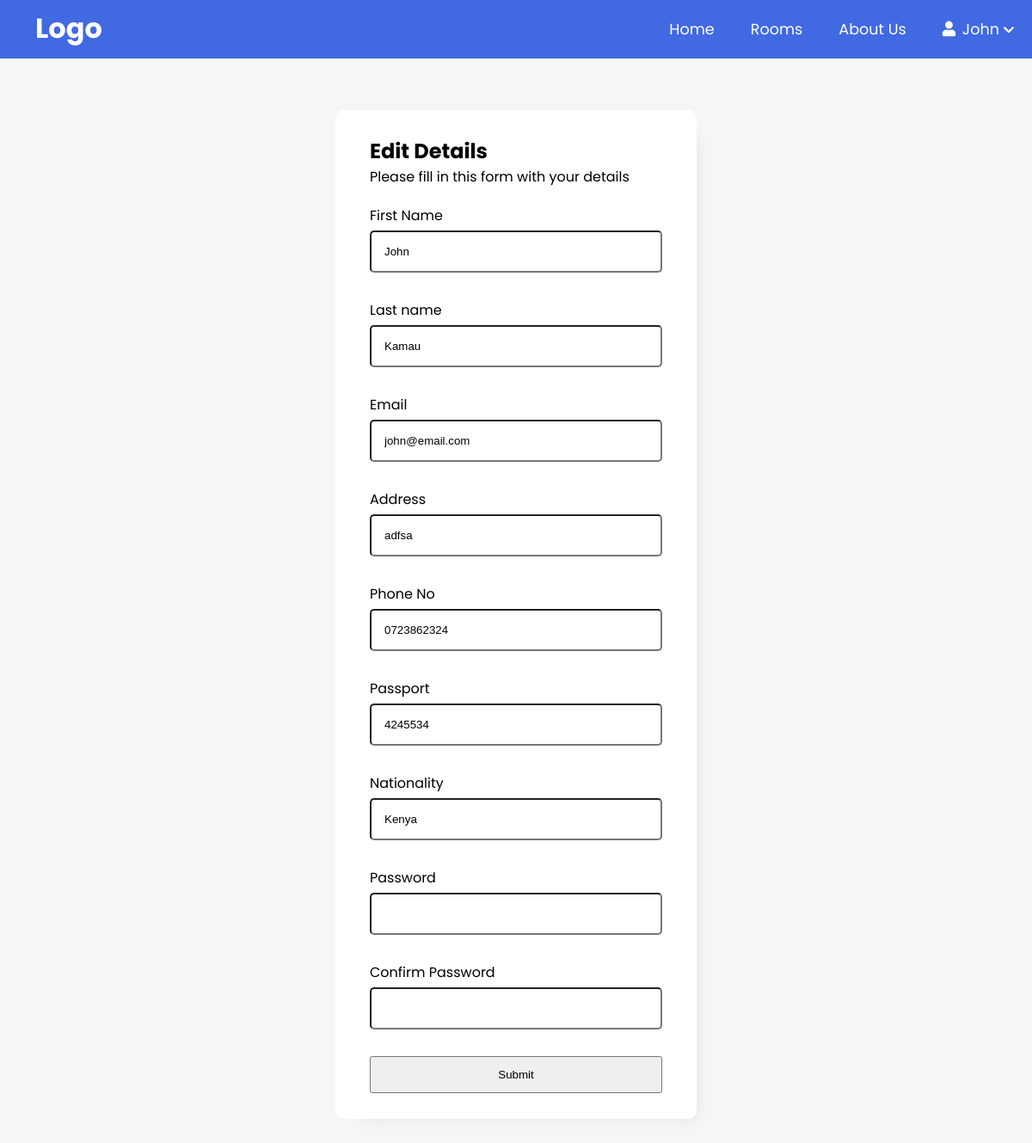
/edit_guest.php?id=13 (signed in), run on the app's committed database.
### tables this page shows
CREATE TABLE `users` (
  `id` int(11) NOT NULL,
  `first_name` varchar(20) NOT NULL,
  `last_name` varchar(20) NOT NULL,
  `email` varchar(255) NOT NULL,
  `address` varchar(30) NOT NULL,
  `phone_no` varchar(10) NOT NULL,
  `passport` varchar(30) NOT NULL,
  `nationality` varchar(50) NOT NULL,
  `password` varchar(255) NOT NULL,
  `role_id` int(11) NOT NULL
);

### app/controllers/users.php (called while the page is built, shortened)
<?php
$password = '';
$passwordConf = '';
if(isset($_GET['id'])) {
    $id = $_GET['id'];
    $sql = "SELECT u.*, r.role_type FROM users AS u
            JOIN roles AS r ON u.role_id=r.id
            WHERE u.id={$id}";
    $user = executeJoinQuery($sql);
    $first_name = $user[0]['first_name'];
    $last_name = $user[0]['last_name'];
    $email = $user[0]['email'];
    $address = $user[0]['address'];
    $phone_no = $user[0]['phone_no'];
    $passport = $user[0]['passport'];
    $nationality = $user[0]['nationality'];
}

### app/database/db.php (called while the page is built, shortened)
<?php
require("connect.php");
function executeJoinQuery($sql) {
    global $conn;
    $stmt = $conn->prepare($sql);
    $stmt->execute();
    $records = $stmt->get_result()->fetch_all(MYSQLI_ASSOC);
    return $records;
}

### edit_guest.php (the view, shortened to what this page needs)
<?php include(ROOT_PATH . "\app\database\db.php"); ?>
<?php include(ROOT_PATH . "\app\controllers\users.php") ?>
<!DOCTYPE html>
<html lang="en">
<head>
    <link href="assets/fontawesome/css/all.min.css"  rel="stylesheet">
    <link rel="stylesheet" href="assets/style.css">
</head>
<body>
<?php include(ROOT_PATH . "/app/includes/header.php"); ?>
    <div class="form-container">
        <div class="auth-form">
            <div class="form-header">
                <h2>Edit Details</h2>
                <p>Please fill in this form with your details</p>
            </div>
            <form action="" method="post" novalidate>
                <div class="form-control">
                    <label for="">First Name</label>
                    <input type="text" name="first_name" value= "<?php echo $first_name; ?>" id="">
                </div>
                <div class="form-control">
                    <label for="">Last name</label>
                    <input type="text" name="last_name" value= "<?php echo $last_name; ?>" id="">
                </div>
                <div class="form-control">
                    <label for="">Email</label>
                    <input type="email" name="email" value= "<?php echo $email; ?>" id="">
                </div>
                <div class="form-control date">
                    <label for="">Address</label>
                    <input type="text" name="address" value= "<?php echo $address; ?>" id="">
                </div>
                <div class="form-control">
                    <label for="">Phone No</label>
                    <input type="text" name="phone_no" value= "<?php echo $phone_no; ?>" id="">
                </div>
                <div class="form-control">
                    <label for="">Passport</label>
                    <input type="text" name="passport" value= "<?php echo $passport; ?>" id="">
                </div>
                <div class="form-control">
                    <label for="">Nationality</label>
                    <input type="text" name="nationality" value= "<?php echo $nationality; ?>" id="">
                </div>
                <div class="form-control">
                    <label for="">Password</label>
                    <input type="password" name="password" value="<?php echo $password ?>" id="password">
                </div>
                <div class="form-control">
                    <label for="">Confirm Password</label>
                    <input type="password" name="passwordConf" value="<?php echo $passwordConf ?>" id="confirm-password">
                </div>
                <button type="submit" name="edit-btn">Submit</button>
            </form>
        </div>
    </div>
</body>
</html>

### assets/style.css (style rules this page uses)
* { padding: 0; margin: 0; box-sizing: border-box; }
body { background-color: #f6f6f6; font-family: 'Poppins', sans-serif; }
.form-container { height: calc(100% - 80px); display: flex; justify-content: center; align-items: flex-start; }
.auth-form { border-radius: 10px; background-color: white; box-shadow: 1rem 1rem 1rem -1rem #a0a0a033; width: 420px; margin: 60px 0; padding: 30px 40px; }
.form-header { margin-bottom: 20px; }
.form-control { margin-bottom: 9px; padding-bottom: 22px; position: relative; }
.form-control label { display: inline-block; margin-bottom: 5px; }
.form-control input, .form-control select, .form-control textarea { display: block; border-radius: 5px; width: 100%; padding: 15px; }
.auth-form button { width: 100%; padding: 12px; }

### data on the page
users: first_name "John", last_name "Kamau", email "john@email.com", address "adfsa", phone_no "0723862324", passport "4245534", nationality "Kenya"

### other printed values
$_SESSION['first_name'] "John"
